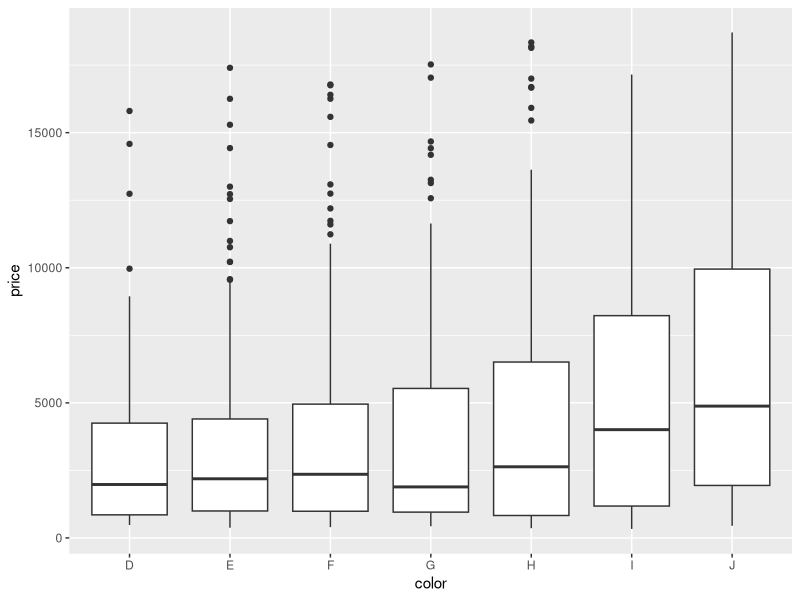
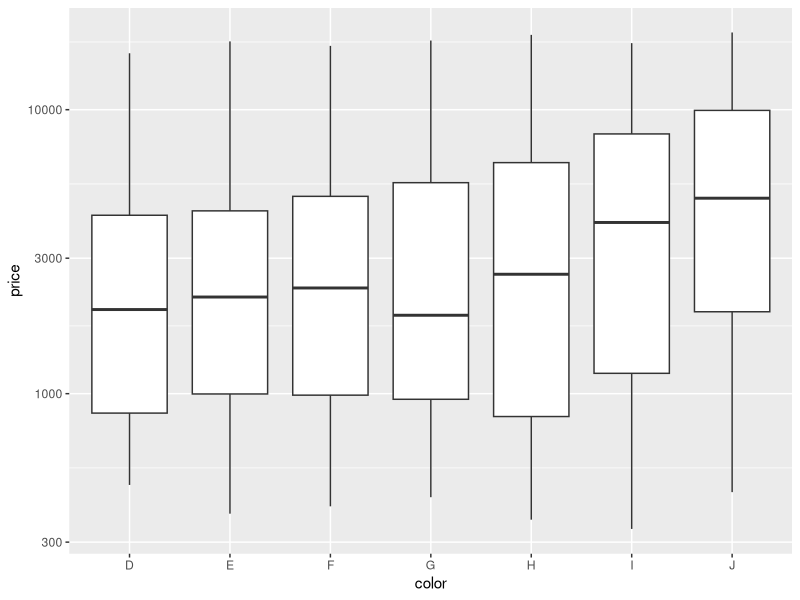
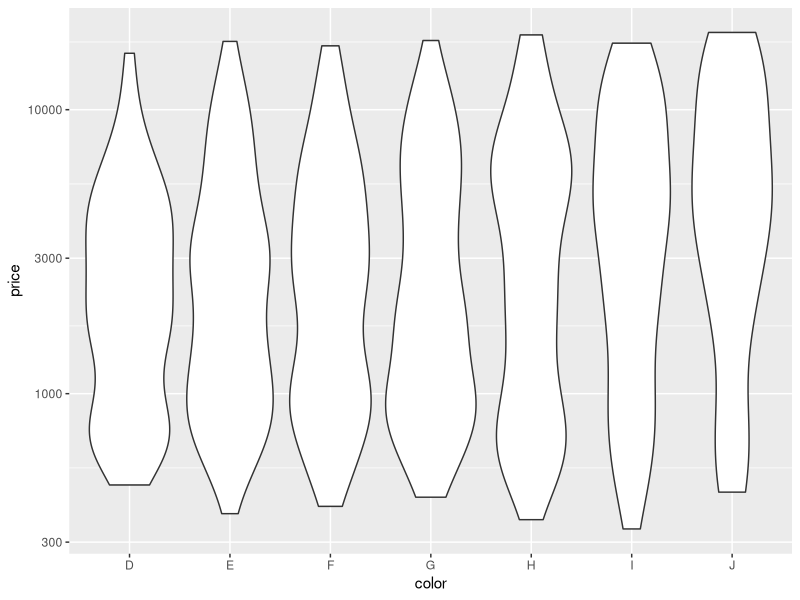
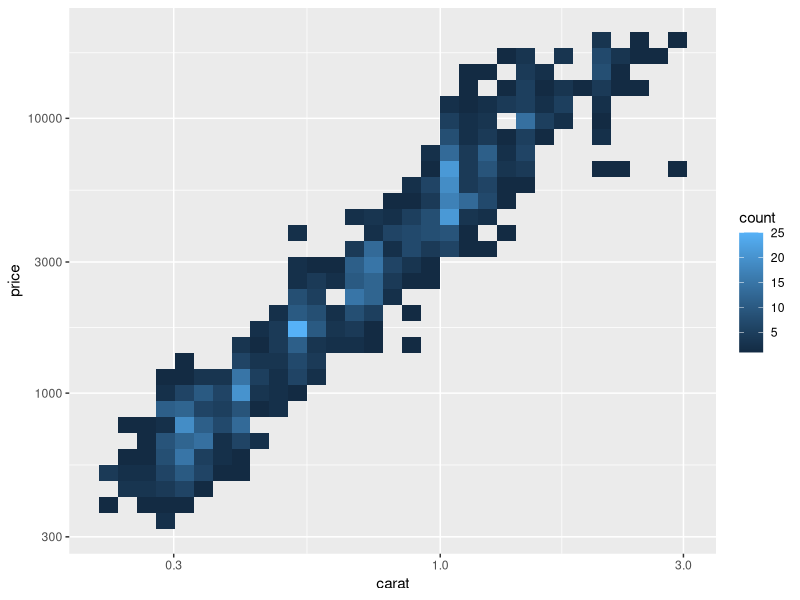
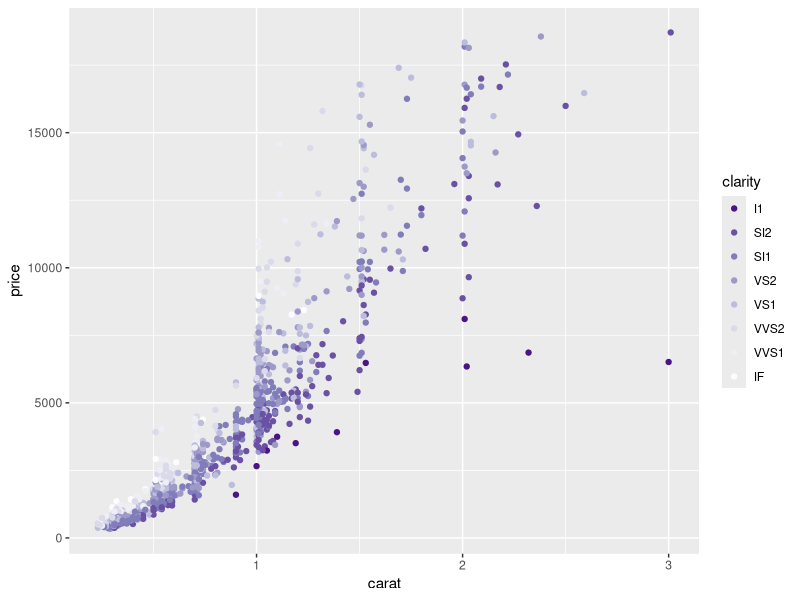
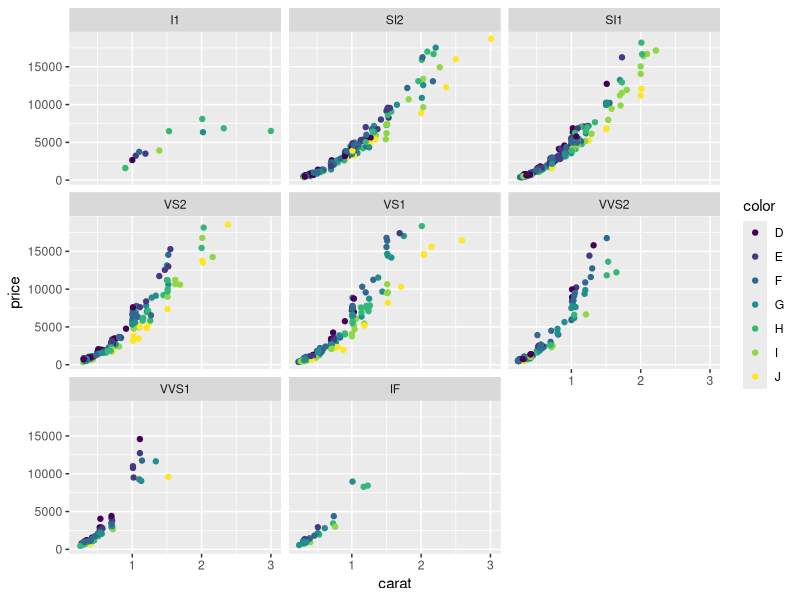

Recreate these plots in R, in order.
# Exercise 2: advanced ggplot2 practice

# Install and load the `ggplot2` package
#install.packages('ggplot2')
library("ggplot2")
library("dplyr")

# For this exercise you will again be working with the `diamonds` data set.
# Use `?diamonds` to review details about this data set
?diamonds
diamonds_sample  <- sample_n(diamonds, 1000)


## Position Adjustments

# Draw a column (bar) chart of diamonds cuts by price, with each bar filled by 
# clarity. You should see a _stacked_ bar chart.


# Draw the same chart again, but with each element positioned to "fill" the y axis


# Draw the same chart again, but with each element positioned to "dodge" each other


# Draw a plot with point geometry with the x-position mapped to `cut` and the 
# y-position mapped to `clarity`
# This creates a "grid" grouping the points


# Use the "jitter" position adjustment to keep the points from all overlapping!
# (This works a little better with a sample of diamond data, such as from the 
# previous exercise).



## Scales

# Draw a "boxplot" (with `geom_boxplot`) for the diamond's price (y) by color (x)
ggplot(data = diamonds_sample) +
  geom_boxplot(mapping = aes(x = color, y = price))

# This has a lot of outliers, making it harder to read. To fix this, draw the 
# same plot but with a _logarithmic_ scale for the y axis.
ggplot(data = diamonds_sample) +
  geom_boxplot(mapping = aes(x = color, y = price)) +
  scale_y_log10()


# For another version, draw the same plot but with `violin` geometry instead of 
# `boxplot` geometry!
# How does the logarithmic scale change the data presentation?
ggplot(data = diamonds_sample) +
  geom_violin(mapping = aes(x = color, y = price))+
  scale_y_log10()
  


# Another interesting plot: draw a plot of the diamonds price (y) by carat (x), 
# using a heatmap of 2d bins (geom_bin2d)
# What happens when you make the x and y channels scale logarithmically?
ggplot(data = diamonds_sample) +
  geom_bin2d(mapping = aes(x = carat, y = price))+
  scale_x_log10()+
  scale_y_log10()


# Draw a scatter plot for the diamonds price (y) by carat (x). Color each point
# by the clarity (Remember, this will take a while. Use a sample of the diamonds 
# for faster results)

ggplot(data = diamonds_sample) +
  geom_point(mapping = aes(x = carat, y = price, color = clarity))+
  scale_color_brewer(palette = "Purples", direction = -1)


# Change the color of the previous plot using a ColorBrewer scale of your choice. 
# What looks nice?



## Coordinate Systems

# Draw a bar chart with x-position and fill color BOTH mapped to cut
# For best results, SET the `width` of the geometry to be 1 (fill plot, no space
# between)
# TIP: You can save the plot to a variable for easier modifications


# Draw the same chart, but with the coordinate system flipped


# Draw the same chart, but in a polar coordinate system. It's a Coxcomb chart!



## Facets

# Take the scatter plot of price by carat data (colored by clarity) and add 
# _facets_ based on the diamond's `color`
ggplot(data = diamonds_sample) +
  geom_point(mapping = aes(x = carat, y = price, color = color)) +
  facet_wrap(~clarity)
  


## Saving Plots

# Use the `ggsave()` function to save the current (recent) plot to disk.
# Name the output file "my-plot.png".
# Make sure you've set the working directory!!

